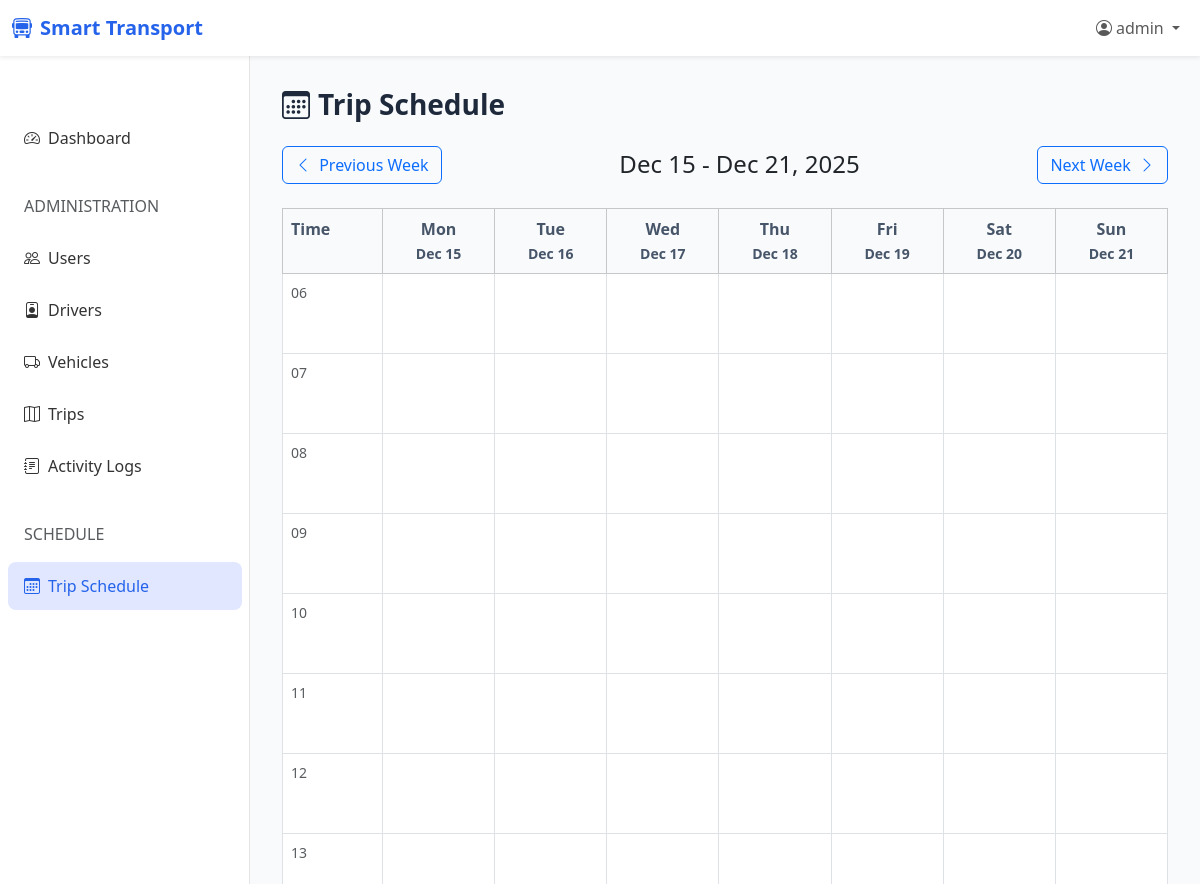
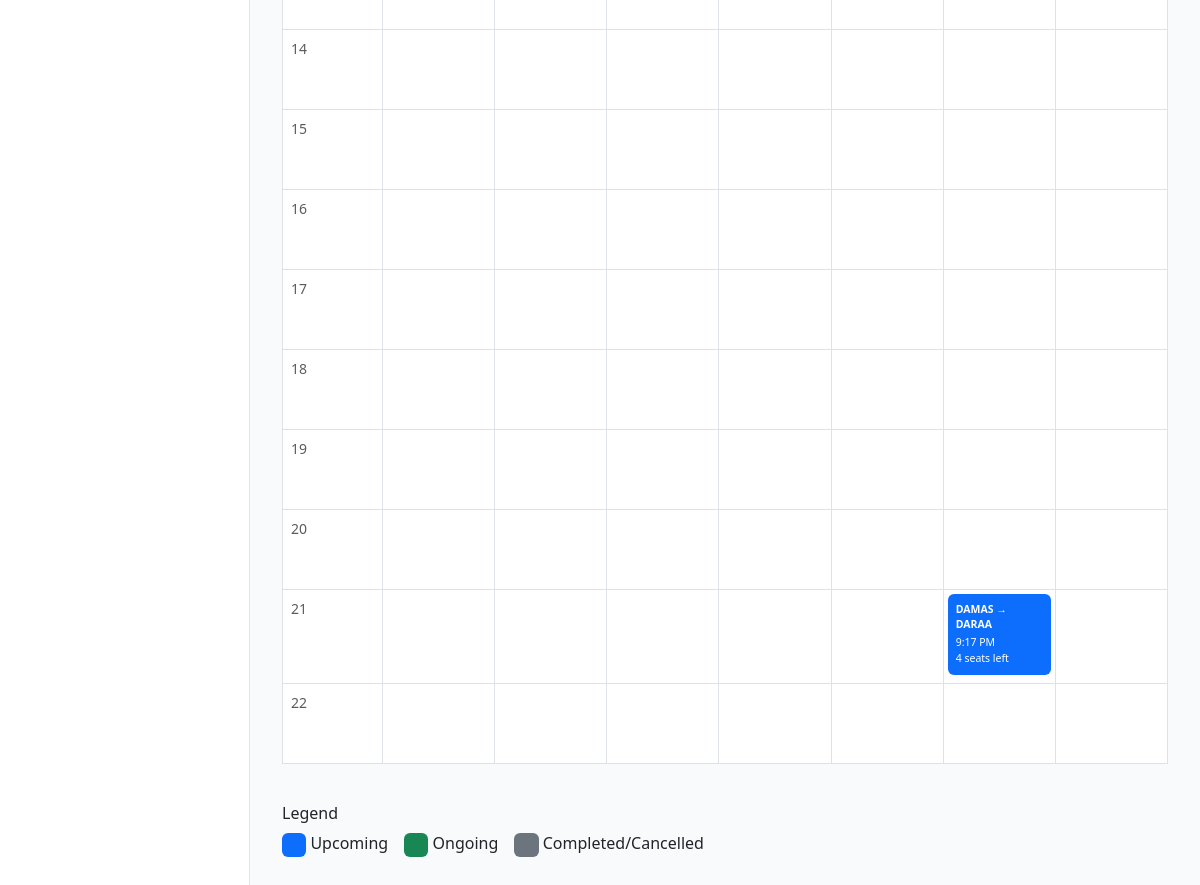
The app's page /trips/schedule/?week=2025-12-15 (signed in) with its own data (2 pictures, top to bottom).
### core/models.py (models this page shows, shortened)
class User(AbstractBaseUser, PermissionsMixin):
    class UserType(models.TextChoices):
        ADMINISTRATOR = 'Administrator', 'Administrator'
        DRIVER = 'Driver', 'Driver'
        PASSENGER = 'Passenger', 'Passenger'
    username = models.CharField(max_length=50, unique=True)
    email = models.EmailField(max_length=100, unique=True)
    phone = models.CharField(max_length=20, blank=True, null=True)
    user_type = models.CharField(
        max_length=20,
        choices=UserType.choices,
        default=UserType.PASSENGER
    )
    is_active = models.BooleanField(default=True)
    is_staff = models.BooleanField(default=False)
    created_at = models.DateTimeField(auto_now_add=True)
    updated_at = models.DateTimeField(auto_now=True)
    objects = UserManager()
    USERNAME_FIELD = 'email'
    REQUIRED_FIELDS = ['username']
    class Meta:
        db_table = 'users'
        verbose_name = 'User'
        verbose_name_plural = 'Users'
    @property
    def is_admin(self):
        return self.user_type == self.UserType.ADMINISTRATOR
    @property
    def is_driver(self):
        return self.user_type == self.UserType.DRIVER
    @property
    def is_passenger(self):
        return self.user_type == self.UserType.PASSENGER

class Trip(models.Model):
    class Status(models.TextChoices):
        UPCOMING = 'Upcoming', 'Upcoming'
        ONGOING = 'Ongoing', 'Ongoing'
        COMPLETED = 'Completed', 'Completed'
        CANCELLED = 'Cancelled', 'Cancelled'
    driver = models.ForeignKey(
        Driver,
        on_delete=models.SET_NULL,
        null=True,
        related_name='trips'
    )
    vehicle = models.ForeignKey(
        Vehicle,
        on_delete=models.SET_NULL,
        null=True,
        related_name='trips'
    )
    trip_name = models.CharField(max_length=100)
    start_location = models.CharField(max_length=255)
    end_location = models.CharField(max_length=255)
    departure_time = models.DateTimeField()
    arrival_time = models.DateTimeField()
    price = models.DecimalField(max_digits=10, decimal_places=2)
    available_seats = models.IntegerField()
    status = models.CharField(
        max_length=20,
        choices=Status.choices,
        default=Status.UPCOMING
    )
    cancelled_by = models.CharField(max_length=20, blank=True, null=True)
    cancellation_reason = models.TextField(blank=True, null=True)
    created_at = models.DateTimeField(auto_now_add=True)
    updated_at = models.DateTimeField(auto_now=True)
    class Meta:
        db_table = 'trips'
        verbose_name = 'Trip'
        verbose_name_plural = 'Trips'
        ordering = ['-departure_time']

### core/views.py (the view)
# urls.py: path('trips/schedule/', views.trip_schedule_view, name='trip_schedule'),
@login_required
def trip_schedule_view(request):
    today = timezone.now().date()
    week_str = request.GET.get('week')
    if week_str:
        try:
            current_date = timezone.datetime.strptime(week_str, '%Y-%m-%d').date()
        except ValueError:
            current_date = today
    else:
        current_date = today
    start_of_week = current_date - timedelta(days=current_date.weekday())
    end_of_week = start_of_week + timedelta(days=6)
    week_days = [start_of_week + timedelta(days=i) for i in range(7)]
    trips = Trip.objects.filter(
        departure_time__date__range=[start_of_week, end_of_week],
        status__in=[Trip.Status.UPCOMING, Trip.Status.ONGOING]
    ).select_related('vehicle')
    hours = [f"{h:02d}" for h in range(6, 23)]
    context = {
        'week_days': week_days,
        'week_start': start_of_week,
        'week_end': end_of_week,
        'prev_week': start_of_week - timedelta(days=7),
        'next_week': start_of_week + timedelta(days=7),
        'today': today,
        'trips': trips,
        'hours': hours,
    }
    return render(request, 'core/trips/schedule.html', context)

### templates/core/trips/schedule.html (shortened to what this page needs)
{% extends 'base.html' %}
{% block content %}
<div class="page-header">
  <h1><i class="bi bi-calendar3 me-2"></i>Trip Schedule</h1>
</div>
<div class="d-flex justify-content-between align-items-center mb-4">
  <a href="?week={{ prev_week|date:'Y-m-d' }}" class="btn btn-outline-primary">
    <i class="bi bi-chevron-left me-1"></i> Previous Week
  </a>
  <h4 class="mb-0">
    {{ week_start|date:"M d" }} - {{ week_end|date:"M d, Y" }}
  </h4>
  <a href="?week={{ next_week|date:'Y-m-d' }}" class="btn btn-outline-primary">
    Next Week <i class="bi bi-chevron-right ms-1"></i>
  </a>
</div>
<div class="table-responsive">
  <table class="table table-bordered schedule-table">
    <thead class="table-light">
      <tr>
        <th style="width: 100px">Time</th>
        {% for day in week_days %}
        <th class="text-center {% if day == today %}table-primary{% endif %}">
          <div class="fw-bold">{{ day|date:"D" }}</div>
          <small>{{ day|date:"M d" }}</small>
        </th>
        {% endfor %}
      </tr>
    </thead>
    <tbody>
      {% for hour in hours %}
      <tr>
        <td class="text-muted small">{{ hour }}</td>
        {% for day in week_days %}
        <td class="schedule-cell {% if day == today %}bg-light{% endif %}">
          {% for trip in trips %}
            {% if trip.departure_time.date == day and trip.departure_time|time:"H" == hour|slice:":2" %}
          <div
            class="trip-item {% if trip.status == 'Upcoming' %}bg-primary{% elif trip.status == 'Ongoing' %}bg-success{% else %}bg-secondary{% endif %} text-white rounded p-2 mb-1"
          >
            <small class="d-block">
              <strong
                >{{ trip.start_location }} → {{ trip.end_location }}</strong
              >
            </small>
            <small>{{ trip.departure_time|time:"g:i A" }}</small>
            <small class="d-block">{{ trip.available_seats }} seats left</small>
          </div>
          {% endif %} {% endfor %}
        </td>
        {% endfor %}
      </tr>
      {% endfor %}
    </tbody>
  </table>
</div>
<div class="mt-4">
  <h6>Legend</h6>
  <div class="d-flex gap-3">
    <span><span class="badge bg-primary">&nbsp;&nbsp;</span> Upcoming</span>
    <span><span class="badge bg-success">&nbsp;&nbsp;</span> Ongoing</span>
    <span
      ><span class="badge bg-secondary">&nbsp;&nbsp;</span>
      Completed/Cancelled</span
    >
  </div>
</div>
{% endblock %}

### templates/base.html (shortened to what this page needs)
{% load static %}
<!DOCTYPE html>
<html lang="en">
  <head>
    <link
      href="https://cdn.jsdelivr.net/npm/bootstrap@5.3.2/dist/css/bootstrap.min.css"
      rel="stylesheet"
    />
    <link
      href="https://cdn.jsdelivr.net/npm/bootstrap-icons@1.11.1/font/bootstrap-icons.css"
      rel="stylesheet"
    />
  </head>
  <body>
    {% if user.is_authenticated %}
    <nav
      class="navbar navbar-expand-lg navbar-light bg-white fixed-top shadow-sm"
    >
      <div class="container-fluid">
        <a class="navbar-brand" href="{% url 'core:dashboard' %}">
          <i class="bi bi-bus-front me-2"></i>Smart Transport
        </a>
        <div class="collapse navbar-collapse" id="navbarNav">
          <ul class="navbar-nav ms-auto">
            <li class="nav-item dropdown">
              <a
                class="nav-link dropdown-toggle"
                href="#"
                id="userDropdown"
                role="button"
                data-bs-toggle="dropdown"
              >
                <i class="bi bi-person-circle me-1"></i>{{ user.username }}
              </a>
            </li>
          </ul>
        </div>
      </div>
    </nav>
    <nav class="sidebar d-none d-md-block">
      <div class="sidebar-sticky">
        <ul class="nav flex-column">
          <li class="nav-item">
            <a
              class="nav-link {% if request.resolver_match.url_name == 'dashboard' %}active{% endif %}"
              href="{% url 'core:dashboard' %}"
            >
              <i class="bi bi-speedometer2"></i>Dashboard
            </a>
          </li>
          {% if user.is_admin %}
          <li class="nav-item mt-3">
            <span class="nav-link text-muted small text-uppercase"
              >Administration</span
            >
          </li>
          <li class="nav-item">
            <a
              class="nav-link {% if 'user_' in request.resolver_match.url_name %}active{% endif %}"
              href="{% url 'core:user_list' %}"
            >
              <i class="bi bi-people"></i>Users
            </a>
          </li>
          <li class="nav-item">
            <a
              class="nav-link {% if 'driver_' in request.resolver_match.url_name %}active{% endif %}"
              href="{% url 'core:driver_list' %}"
            >
              <i class="bi bi-person-badge"></i>Drivers
            </a>
          </li>
          <li class="nav-item">
            <a
              class="nav-link {% if 'vehicle_' in request.resolver_match.url_name %}active{% endif %}"
              href="{% url 'core:vehicle_list' %}"
            >
              <i class="bi bi-truck"></i>Vehicles
            </a>
          </li>
          <li class="nav-item">
            <a
              class="nav-link {% if 'trip_' in request.resolver_match.url_name and 'admin' in request.resolver_match.url_name %}active{% endif %}"
              href="{% url 'core:trip_list_admin' %}"
            >
              <i class="bi bi-map"></i>Trips
            </a>
          </li>
          <li class="nav-item">
            <a
              class="nav-link {% if 'admin_logs' in request.resolver_match.url_name %}active{% endif %}"
              href="{% url 'core:admin_logs' %}"
            >
              <i class="bi bi-journal-text"></i>Activity Logs
            </a>
          </li>
          {% endif %}
          <li class="nav-item mt-3">
            <span class="nav-link text-muted small text-uppercase"
              >Schedule</span
            >
          </li>
          <li class="nav-item">
            <a
              class="nav-link {% if 'trip_schedule' in request.resolver_match.url_name %}active{% endif %}"
              href="{% url 'core:trip_schedule' %}"
            >
              <i class="bi bi-calendar3"></i>Trip Schedule
            </a>
          </li>
        </ul>
      </div>
    </nav>
    <main class="main-content">
       {% block content %}{% endblock %}
    </main>
    {% else %} {% block auth_content %}{% endblock %} {% endif %}
  </body>
</html>

### templates/base.html (style rules this page uses)
:root { --primary-color: #2563eb; --secondary-color: #64748b; --success-color: #22c55e; --danger-color: #ef4444; --warning-color: #f59e0b; }
body { font-family: "Segoe UI", Tahoma, Geneva, Verdana, sans-serif; background-color: #f8fafc; }
.navbar-brand { font-weight: 700; color: var(--primary-color) !important; }
.sidebar { position: fixed; top: 56px; bottom: 0; left: 0; z-index: 100; padding: 48px 0 0; box-shadow: inset -1px 0 0 rgba(0, 0, 0, 0.1); background-color: #fff; width: 250px; }
.sidebar-sticky { position: relative; top: 0; height: calc(100vh - 56px); padding-top: 0.5rem; overflow-x: hidden; overflow-y: auto; }
.sidebar .nav-link { font-weight: 500; color: #333; padding: 0.75rem 1rem; margin: 0.125rem 0.5rem; border-radius: 0.5rem; }
.sidebar .nav-link.active { background-color: #e0e7ff; color: var(--primary-color); }
.sidebar .nav-link i { margin-right: 0.5rem; }
.main-content { margin-left: 250px; padding: 2rem; margin-top: 56px; }
.table th { font-weight: 600; color: #475569; background-color: #f8fafc; }
.badge { font-weight: 500; padding: 0.5em 0.75em; }
.page-header { margin-bottom: 1.5rem; }
.page-header h1 { font-size: 1.75rem; font-weight: 700; color: #1e293b; }

### templates/core/trips/schedule.html (style rules this page uses)
.schedule-table { table-layout: fixed; }
.schedule-table th, .schedule-table td { vertical-align: top; min-width: 120px; }
.schedule-cell { height: 80px; padding: 4px !important; }
.trip-item { font-size: 0.75rem; cursor: pointer; }

### records on screen
User: username "admin"
Trip: start_location "DAMAS", end_location "DARAA", departure_time "9:17 PM", available_seats "4"

### other values on screen
{{ week_start|date:"M d" }} "Dec 15"
{{ week_end|date:"M d, Y" }} "Dec 21, 2025"
{{ day|date:"D" }} "Mon" "Tue" "Wed" "Thu" "Fri" "Sat" "Sun"
{{ day|date:"M d" }} "Dec 15" "Dec 16" "Dec 17" "Dec 18" "Dec 19" "Dec 20" "Dec 21"
{{ hour }} "06" "07" "08" "09" "10" "11" "12" "13" "14" "15" "16" "17" "18" "19" "20" "21" "22"
